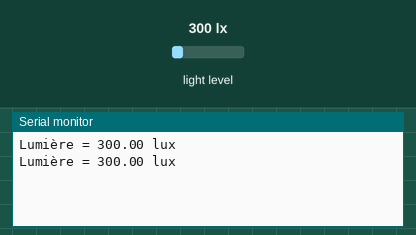
Simulated run of this sketch. Board: Arduino Uno, built with avr-gcc and run on an emulated ATmega328P. On the bench: the last lines printed to the serial monitor. Wiring (inferred from the names in the program): BH1750 light sensor at I2C address 0x23. The inputs (shaded band) are chosen by the test bench; at power-on: light level 300 lx.

Above: at 2.1 s.
2.2 s: light level set to 40 lx
At 3.3 s:
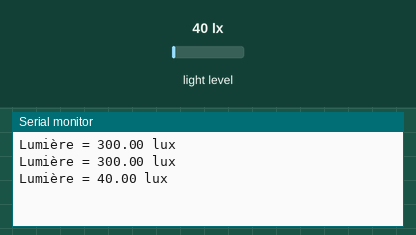
3.8 s: light level set to 500 lx
At 5.2 s:
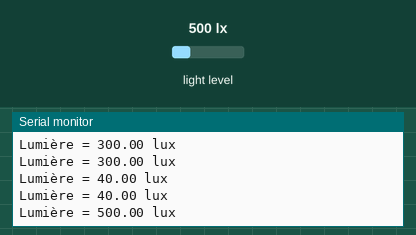
Timing chart, 0 to 6.8 s (numbered marks = the images above; inputs shaded):
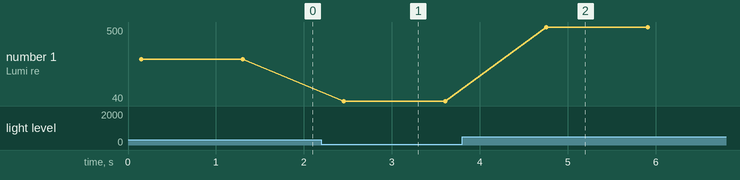

The sketch:

BH1750.ino
```cpp
#include <Wire.h>

#define ADDRESS_BH1750 0x23

#define BH1750_POWER_DOWN 0x00
#define BH1750_POWER_ON 0x01
#define BH1750_RESET 0x07
#define BH1750_CONTINUOUS_HIGH_RES_MODE 0x10
#define BH1750_CONTINUOUS_HIGH_RES_MODE_2 0x11
#define BH1750_CONTINUOUS_LOW_RES_MODE 0x13
#define BH1750_ONE_TIME_HIGH_RES_MODE 0x20
#define BH1750_ONE_TIME_HIGH_RES_MODE_2 0x21
#define BH1750_ONE_TIME_LOW_RES_MODE 0x23

union i2cData{
  unsigned short uSData;
  unsigned char uCData[2];
};

void setup() {
  Serial.begin(115200);  // Initialisation Terminal Série
  Wire.begin();        // Initialisation I2C

  /* Configuration du BH1750 */
  Wire.beginTransmission(ADDRESS_BH1750);
  Wire.write(BH1750_POWER_ON);
  Wire.endTransmission();
  Wire.beginTransmission(ADDRESS_BH1750);
  Wire.write(BH1750_RESET);
  Wire.endTransmission();
}

void loop() {
  i2cData data;
  float valeur;

  Wire.beginTransmission(ADDRESS_BH1750);
  Wire.write(0x42);
  Wire.endTransmission();
  Wire.beginTransmission(ADDRESS_BH1750);
  Wire.write(0x65);
  Wire.endTransmission();
  Wire.beginTransmission(ADDRESS_BH1750);
  Wire.write(BH1750_CONTINUOUS_HIGH_RES_MODE);
  Wire.endTransmission();

  delay(150);

  Wire.requestFrom(ADDRESS_BH1750, 2); // Deux octets sont requis
  if (2 <= Wire.available()) {
    data.uCData[1] = Wire.read();  // Octet de poids fort
    data.uCData[0] = Wire.read();  // Octet de poids faible
  }

  valeur = (float)data.uSData / 1.2;

  Serial.print("Lumière = ");
  Serial.print(valeur);
  Serial.println(" lux");

  delay(1000);  // Attendre 1 s avant de recommencer

}
```

Measured:
- after the input at 2.2 s, the serial monitor: prints a new line after 0.26 s (image 1)
- after the input at 3.8 s, the serial monitor: prints a new line after 0.96 s (image 2)
- plotted number 1: 300 → 40 after the input at 2.2 s, 40 → 500 after the input at 3.8 s
